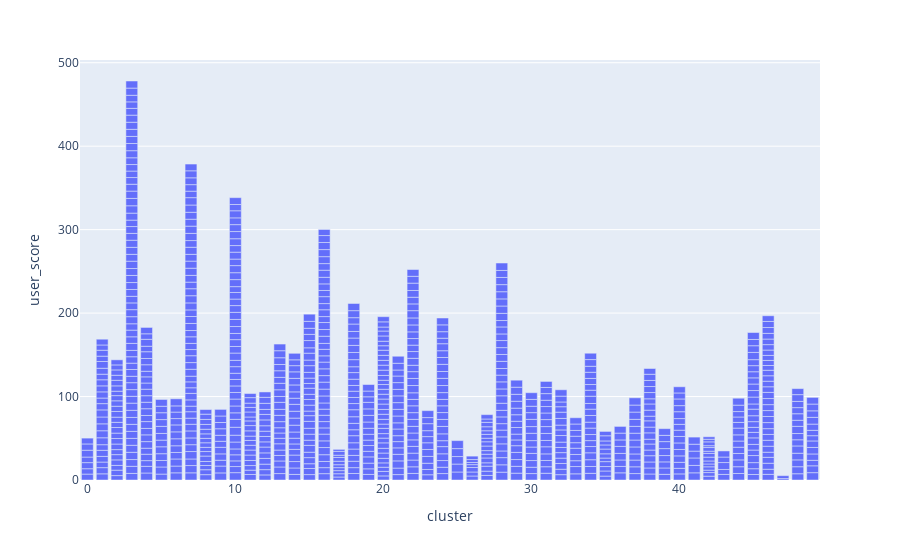

The notebook cell saved with this chart:
### Code cell
px.bar(df, x='cluster', y='user_score')

### Figure 1 — Plotly figure (JSON) as saved in the notebook; plotly's stock layout.template omitted (floating-point values rounded to 4 significant figures; data arrays with more than 128 entries replaced by an {"elided": "..."} marker saying what was removed)
{"data": [{"alignmentgroup": "True", "hovertemplate": "cluster=%{x}<br>user_score=%{y}<extra></extra>", "legendgroup": "", "marker": {"color": "#636efa", "pattern": {"shape": ""}}, "name": "", "offsetgroup": "", "orientation": "v", "showlegend": false, "textposition": "auto", "type": "bar", "x": {"elided": "1481 int values"}, "xaxis": "x", "y": {"elided": "1481 float values"}, "yaxis": "y"}], "layout": {"barmode": "relative", "legend": {"tracegroupgap": 0}, "margin": {"t": 60}, "xaxis": {"anchor": "y", "domain": [0, 1], "title": {"text": "cluster"}}, "yaxis": {"anchor": "x", "domain": [0, 1], "title": {"text": "user_score"}}}}
